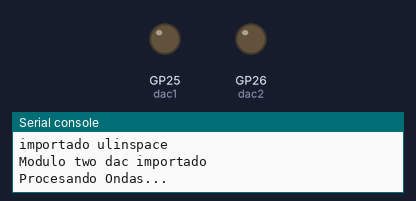
The program below on a simulated Raspberry Pi Pico running MicroPython. Parts: output pins drawn as LEDs (lit = HIGH), the last lines printed to the serial console. At 16.7 s the program stops and its outputs stay as they are.

Above: at 0.1 s.
At 10.44 s:
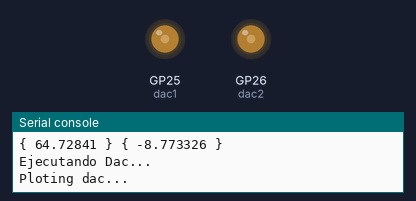
Timing chart, 0 to 10.4 s (numbered marks = the images above):
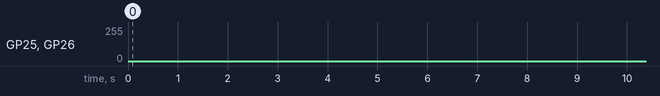

The program:

ondas.py
```python
import math
import calculadora
import time
from machine import Pin, SPI
from machine import DAC
import gc
import plotdac


#experimental lib
#import matplotlib.pyplot as plt

#los pines estan ajustados a GPIO y no a las etiquetas internas.

'''
seno
y=24-amplitud*math.sin((i*w)+phi)

rectangular
y = amplitud*(4/math.pi)*(math.sin(((2*k-1)*(w0*t+phi)))/(2*k-1))

tringular origina, luego se aumenta la amplitud para coincidir con las otras se帽ales.
y = (4*amplitud/math.pi**2)*(math.cos(((2*k-1)*(w0*t+phi)))/(2*k-1)**2)

'''

def onda(maxx, puntos, K, amplitud, f, phi, tipo):
    '''Calcula puntos de una onda de tipo tipo con los parametros dados'''
    count=0
    y_record=[] #
    y_record2=[]
    y_res=[]
    T = calculadora.ulinspace(maxx,puntos)

    tx=[]
    for i in T:
        tx.append(maxx-i)

    if tipo==1:
        for t in tx:
            y_sen=amplitud*math.sin((t*2*math.pi*f)+phi)
            y_record2.append(y_sen)
        print(len(y_record2))
    else:
        for k in range(1,K+1):
            for t in tx:
                if tipo==2:
                    y = amplitud*(4/math.pi)*(math.sin(((2*k-1)*(2*math.pi*f*t+phi)))/(2*k-1))
                    y_record.append(y)
                elif tipo==3:
                    y = (8*amplitud/math.pi**2)*(math.cos(((2*k-1)*(2*math.pi*f*t+phi)))/(2*k-1)**2)
                    y_record.append(y)
            count=count+1
            gc.collect()

        #print(count, "ok")
        time.sleep_ms(10)
        for i in range(puntos):
                    y_res.append(y_record[i]+y_record[i+(K-1)*puntos])
                    time.sleep_ms(10)
                    gc.collect()
        K=K-1

        while K!=1:
            for i in range(puntos):
                    y_res[i]=y_res[i]+y_record[i+(K-1)*puntos]
                    time.sleep_ms(10)
            print("Tamano del arreglo res", len(y_res), "presicion: ",K)
            K=K-1
            gc.collect()

    if tipo==1:
        return y_record2
    else:
        return y_res

if __name__ == "__main__":
    maxx=1
    puntos=100 #no funciona para puntos>200
    presicion=4 #Se recomienda 4, hasta maximo 10 (en pruebas).
    amplitud=70 #maximo teorico 100, maximo posible 70.
    f=2 #Se recomienda hasta 10 (100 Hz)
    #phi1=math.pi/2 #90
    #phi2=3*math.pi/2
    tipo1=3
    tipo2=1
    phi1=0
    phi2=0

    print("Procesando Ondas...")
    func1=onda(maxx, puntos, presicion, amplitud, f, phi1, tipo1)
    func2=onda(maxx, puntos, presicion, amplitud, f, phi2, tipo2)
    gc.collect()

    print("Ajustando DAC...")
    for i in range(len(func1)):
        print("{",func1[i],"}", "{",func2[i],"}")
        time.sleep_ms(30)
        func1[i]=128+round(func1[i])
        func2[i]=128+round(func2[i])
    gc.collect()

    dac1 = DAC(Pin(25, Pin.OUT))
    dac2 = DAC(Pin(26, Pin.OUT))

    print("Ejecutando Dac...")
    try:
        plotdac.pltdac(func1,func2, dac1, dac2)
    except Exception as e:
        print(e)
    print("Ejecucion Exitosa.")
    #Este procesamiento es necesario en debug. No eliminar en pruebas.
    '''
    fs=[]
    for x,y in zip(func1,func2):
        fs.append(x+y)

    T = calculadora.ulinspace(maxx,puntos)
    tx=[]
    for i in T:
        tx.append(maxx-i)

    print("f1 ",len(func1), "f2 ", len(func2), "esp ", len(tx), "suma " ,len(fs))


    plt.plot( tx, func1, '-', label="F1")
    plt.plot( tx, func2, '-', label="F2")
    #plt.plot( tx, fs, '-', label="Suma")
    plt.xlabel("t")
    plt.ylabel("y(t)")
    plt.title('Fenomeno de Gibbs', fontsize=16, color='r')
    plt.grid(True)
    plt.show()
    '''

else:
    print("Ondas.py importado")
```

calculadora.py
```python
#Implemtenado por Michael para obtener un linspace.
import math
import time

def ulinspace(maxx, puntos):
    '''Ejecuta una operacion similar a linspace pero para microcontroladores. Puntos debe ser par si se desean separaciones equidistantes
    en numeros enteros.'''
    cambio=maxx/puntos
    maxim=maxx
    resultado=[maxim]
    #max=max+1

    #for i in range(1,max+1):
    #    print(max-i+1)
        #print(i-puntos)
    #max=max-1
    cambio=maxx/puntos
    #print("Rata de cambio: ",cambio)
    while maxx > cambio:
        maxx=maxx-cambio
        resultado.append(maxx)
        #print(maxim, max)
    return resultado


if __name__ == "__main__":
    #Entradas:
    #max: El rango en el que las operaciones se ejecutan.
    #puntos: La cantidad de salidas que se desean obtener del rango.
    max=20
    puntos=3
    res=ulinspace(maxx,puntos)
    print("ok => ", res)

    #Pruebas esperadas:
    #output 20,10 si p=2
    #output 20, 15, 10, 5 si p=4
    #output 20,18,16,14,12,10,8,6,4,2, si p=10
    #output 20:1 si p =20

else:
    print("importado ulinspace")
```

plotdac.py
```python
import math
from machine import DAC
from machine import Pin
import time
import gc
#los pines estan ajustados a GPIO y no a las etiquetas internas.

def pltdac(func1, func2, dac1, dac2):
    test_count=0
    flag= False
    print("Ploting dac...")
    while flag==False:
        for i in range(len(func1)):
            #print("{",func1[i],"}", "->","{",func2[i],"}")
            dac1.write(func1[i])
            dac2.write(func2[i])
            time.sleep_ms(1)
            test_count=test_count+1
            if test_count==10000:
                flag=True

if __name__ == "__main__":
    print("Modulo two dac")
    #dac1 = DAC(Pin(25, Pin.OUT))
    #dac2 = DAC(Pin(26, Pin.OUT))
    #func1 = bytearray(100)
    #func2 = bytearray(100)
    #for i in range(len(func1)):
    #    func1[i] = 128 + int(127 * math.sin(2 * math.pi * i / len(func1)))
    #    func2[i] = 128 + int(127 * math.cos(2 * math.pi * i / len(func1)))
    #print("ploteando")
    #pltdac(func1,func2, dac1, dac2)

else:
    print("Modulo two dac importado")
```
